Frame 1 (no input): blank canvas, image omitted
Frame 60 (the mouse pressed at the canvas centre just before this capture): blank canvas, image omitted
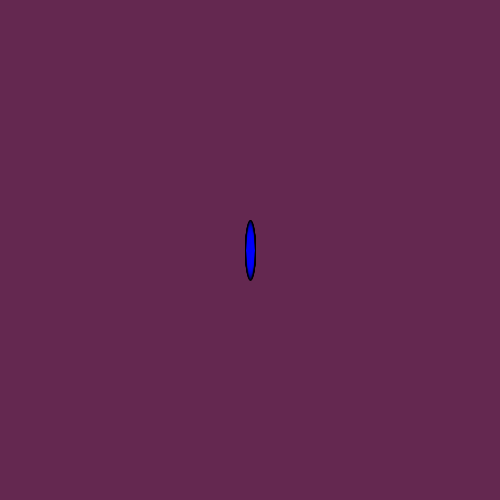
Frame 120 (the mouse held since frame 60 and released just before this capture)

The Processing sketch whose frames 1 and 60 were blank and that drew this single picture after the mouse press (run headless with seeded random() and noise(); from frame 60 on, the mouse is pressed at the canvas centre):

// Processing sketch: processing_43560
// ── processing_43560.pde

int x=10;
int y= 10;
int val=10;
  
void setup(){
  size(500, 500);
  background(100, 40, 80);
  smooth();
}
  
void draw(){
   y= val;
  if(mousePressed){
    val= val+1;
    fill(x/10,x/20,x*50,x*3);
        ellipse(mouseX,mouseY, x,y);
  }else{
    val=1;
    
  }    
 }

                
                
